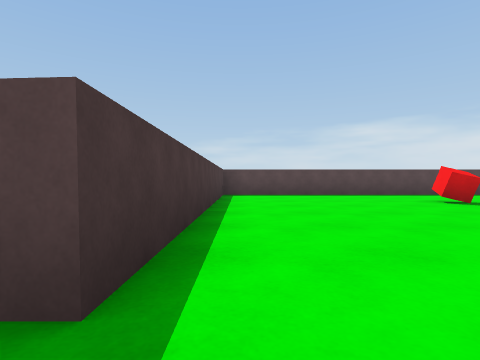
[1] (above)

17 first-person views from a walk through a 3-D level made in the Unity game engine. The camera is 0.44 m above the floor, looks level and sees 80° across. The floor is counted in squares, 1 m on a side. Each view is taken from the middle of a square. On the plan, view 1 faces up. The plan holds only what a view shows up to about 9 squares ahead; the rest is blank. The player is left out. Surface patterns are stand-ins for the level's own textures.

[2]
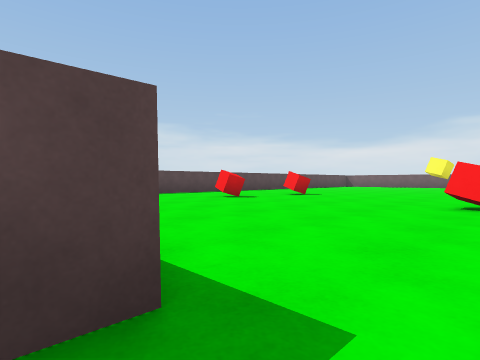

[3]
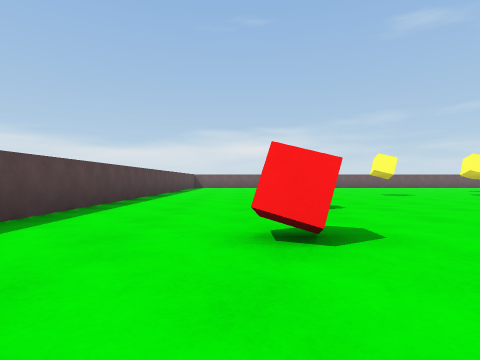

[4]
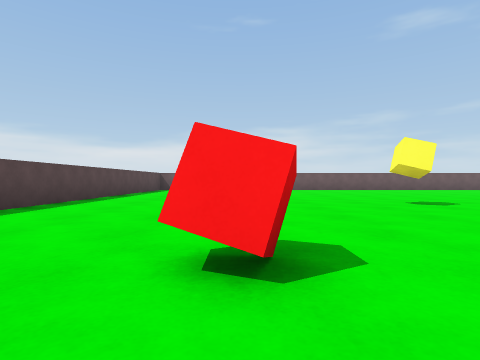

[5]
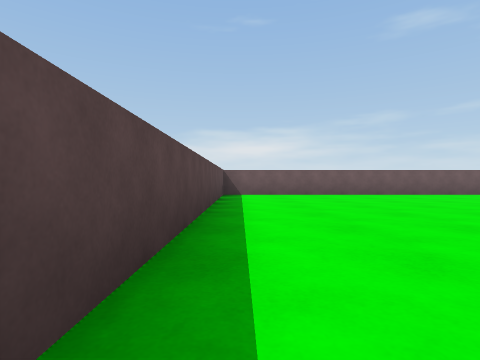

[6]
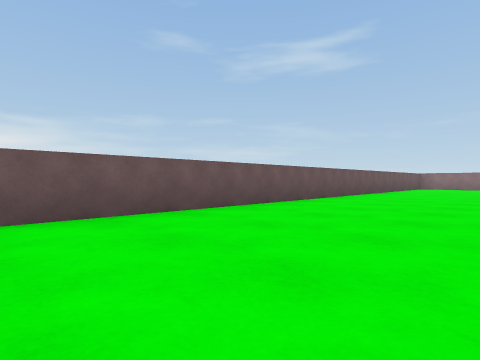

[7]
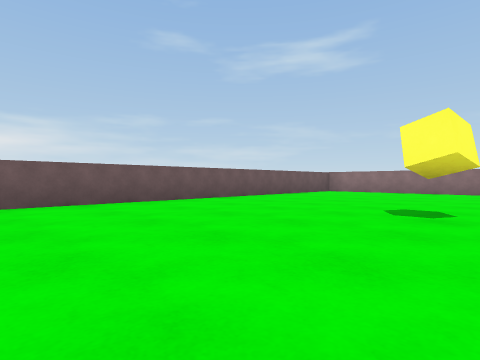

[8]
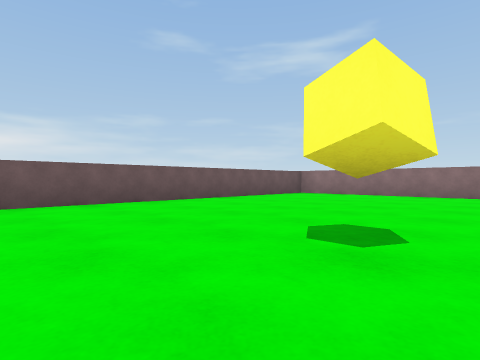

[9]
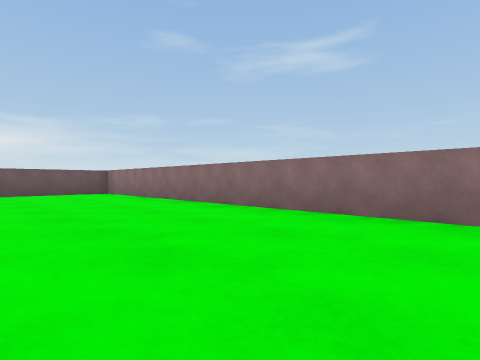

[10]
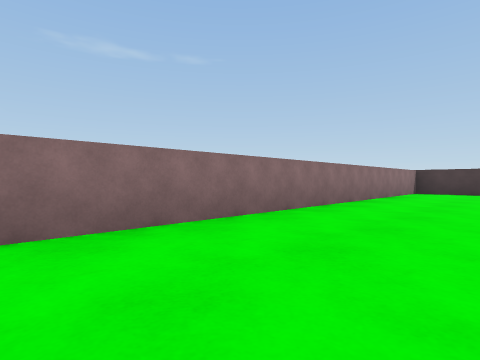

[11]
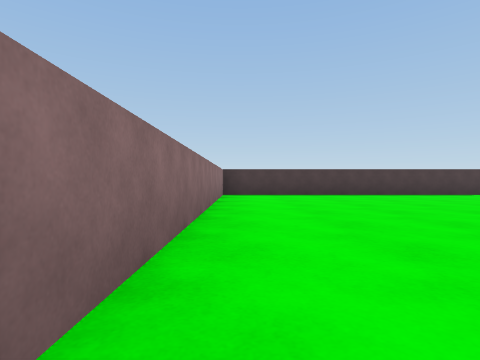

[12]
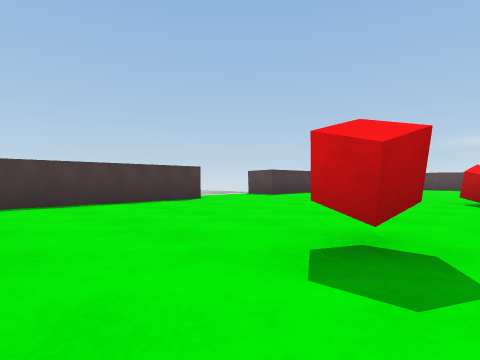

[13]
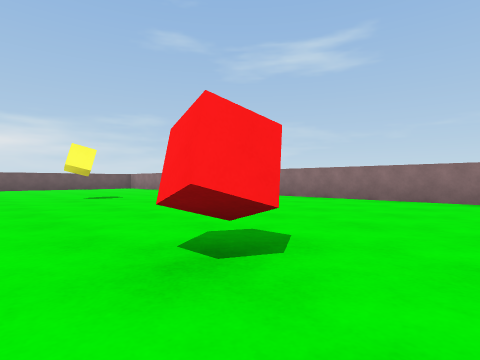

[14]
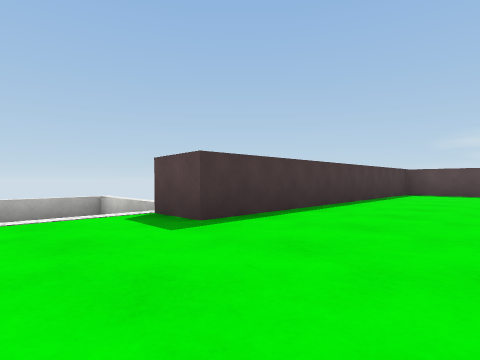

[15]
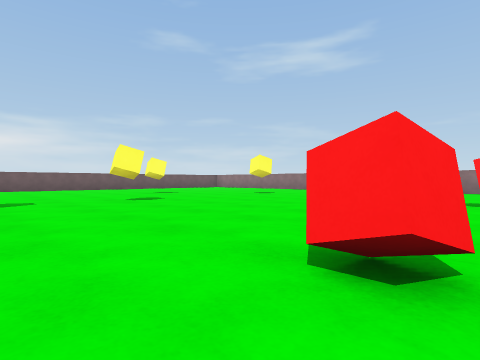

[16]
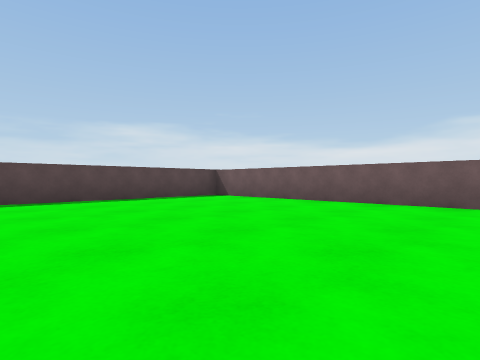

[17]
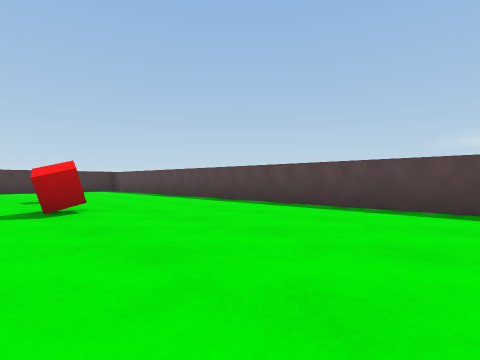

### Floor plan
Points are (right, up) in squares from view 1. A wall is a line through its corners. A room is listed if a view was taken in it or the views show most of it. See-through windows are left out.
Room 1 (views 1, 3, 4, 5, 6, 7, 8, 9, 10, 11, 12, 13, 14, 15, 16, 17)
walls: (-0.5, -1.8) (-0.5, -9.5) (17.5, -9.5) (17.5, 8.5) (-0.5, 8.5) (-0.5, 0.9)
ways out: opening at (-1, -0.5) to room 2
objects: other object (4, -4); other object (4, 0) to (5, 1); other object (4, 5) to (4, 6); other object (6, 5) to (7, 5); other object (10, -5); other object (10, -1); other object (10, 2); other object (13, -3)
Room 2 (view 2)
walls: (-0.5, 0.9) (-1.5, 0.9)
ways out: opening at (-1, -0.5) to room 1

Where each view was taken, in squares from view 1:
view 1: 0 up, 0 right, facing up
view 2: 0 up, 1 left, facing up-right
view 3: 6 up, 2 right, facing right
view 4: 5 up, 5 right, facing right
view 5: 8 up, 9 right, facing right
view 6: 6 up, 14 right, facing down-right
view 7: 1 up, 12 right, facing down-right
view 8: 1 down, 12 right, facing down-right
view 9: 6 down, 8 right, facing down-right
view 10: 7 down, 10 right, facing down-left
view 11: 9 down, 8 right, facing left
view 12: 6 down, 5 right, facing up-left
view 13: 3 down, 3 right, facing down-right
view 14: 1 down, 2 right, facing up-left
view 15: 2 up, 4 right, facing down-right
view 16: 2 up, 12 right, facing up-right
view 17: 4 up, 11 right, facing up-left
